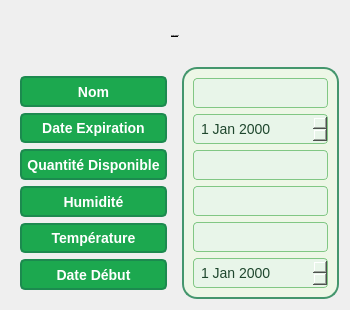
                 <widget class="QWidget" name="formajout">
                  <property name="styleSheet">
                   <string notr="true">border:none;
    background-image: url(&quot;:/images/bg.jpeg&quot;);
    background-repeat: no-repeat;
    background-position: center;
    background-size: cover; /* Optionnel */</string>
                  </property>
                  <layout class="QVBoxLayout" name="verticalLayout_9">
                   <item>
                    <widget class="QFrame" name="frame_6">
                     <property name="minimumSize">
                      <size>
                       <width>0</width>
                       <height>0</height>
                      </size>
                     </property>
                     <property name="maximumSize">
                      <size>
                       <width>400</width>
                       <height>16777215</height>
                      </size>
                     </property>
                     <property name="styleSheet">
                      <string notr="true">border:none;</string>
                     </property>
                     <property name="frameShape">
                      <enum>QFrame::Shape::StyledPanel</enum>
                     </property>
                     <property name="frameShadow">
                      <enum>QFrame::Shadow::Raised</enum>
                     </property>
                     <layout class="QVBoxLayout" name="verticalLayout_8">
                      <property name="leftMargin">
                       <number>0</number>
                      </property>
                      <property name="topMargin">
                       <number>0</number>
                      </property>
                      <property name="rightMargin">
                       <number>0</number>
                      </property>
                      <property name="bottomMargin">
                       <number>0</number>
                      </property>
                      <item>
                       <widget class="QPushButton" name="pushButton_6">
                        <property name="minimumSize">
                         <size>
                          <width>0</width>
                          <height>50</height>
                         </size>
                        </property>
                        <property name="maximumSize">
                         <size>
                          <width>16777215</width>
                          <height>16777215</height>
                         </size>
                        </property>
                        <property name="font">
                         <font>
                          <family>Roboto</family>
                          <pointsize>-1</pointsize>
                          <bold>true</bold>
                          <underline>true</underline>
                         </font>
                        </property>
                        <property name="cursor">
                         <cursorShape>PointingHandCursor</cursorShape>
                        </property>
                        <property name="layoutDirection">
                         <enum>Qt::LayoutDirection::LeftToRight</enum>
                        </property>
                        <property name="styleSheet">
                         <string notr="true">QPushButton {
    background-color: rgb(50, 120, 90); /* Couleur verte foncée */
    /*color: black;*/
   /* color: #1f472e;*/
color:black;
    font-family: &quot;Roboto&quot;, sans-serif;
     
    font-weight: bold; /* texte en gras */
    font-size: 20px;
    text-decoration: underline;  /* Texte souligné */
    line-height: 1.5;

    width: 200px;
    height: 40px;
    opacity: 0.65;
    text-align: center;
    
    border-style: solid;
    transition: background-color 0.3s ease, opacity 0.3s ease, transform 0.3s ease; /* Transition pour effet plus fluide */
}

QPushButton:hover {
    background-color: rgb(70, 140, 110); /* Couleur de fond légèrement plus claire au survol */
    opacity: 0.85; /* Augmentation de l'opacité */
    transform: scale(1.05); /* Agrandissement léger */
    box-shadow: 2px 2px 5px rgba(0, 0, 0, 0.3); /* Ombre pour donner de la profondeur */
}

                                                           

/*                                                  
QPushButton {
    background-color: rgb(50, 120, 90); 
    color: black;
    
    font-size: 20px;
    text-decoration: underline;   
    line-height: 1.5;

    width: 200px;
    height: 40px;
    opacity: 0.65;
    text-align: center;
    
    border-style: solid;
}
/*</string>
                        </property>
                        <property name="text">
                         <string>Ajouter un produit</string>
                        </property>
                       </widget>
                      </item>
                      <item>
                       <widget class="QFrame" name="frame_10">
                        <property name="frameShape">
                         <enum>QFrame::Shape::StyledPanel</enum>
                        </property>
                        <property name="frameShadow">
                         <enum>QFrame::Shadow::Raised</enum>
                        </property>
                        <layout class="QHBoxLayout" name="horizontalLayout_2">
                         <property name="leftMargin">
                          <number>0</number>
                         </property>
                         <property name="topMargin">
                          <number>0</number>
                         </property>
                         <property name="rightMargin">
                          <number>0</number>
                         </property>
                         <property name="bottomMargin">
                          <number>0</number>
                         </property>
                         <item>
                          <widget class="QFrame" name="frame_8">
                           <property name="styleSheet">
                            <string notr="true">QLabel {
    background-color: rgb(28, 168, 79); /* Couleur de fond */
    border: 2px solid #1C8A4F; /* Bordure assortie */
    border-radius: 5px; /* Coins arrondis */
    color: white; /* Texte en blanc */
    font-size: 14px; /* Taille de police */
    padding: 5px; /* Espacement interne */
    font-weight: bold; /* Texte en gras */
}

QLabel:hover {
    background-color: rgb(20, 140, 60); /* Couleur de fond change lorsque l'on survole le label */
}

QLabel:focus {
    border: 2px solid #0D6E3F; /* Bordure qui change en cas de focus (utile pour les QLabel avec interaction) */
}

</string>
                           </property>
                           <property name="frameShape">
                            <enum>QFrame::Shape::StyledPanel</enum>
                           </property>
                           <property name="frameShadow">
                            <enum>QFrame::Shadow::Raised</enum>
                           </property>
                           <layout class="QVBoxLayout" name="verticalLayout_6">
                            <item>
                             <widget class="QLabel" name="label_29">
                              <property name="styleSheet">
                               <string notr="true">QLabel {
    background-color: rgb(28, 168, 79); /* Couleur de fond */
    border: 2px solid #1C8A4F; /* Bordure assortie */
    border-radius: 5px; /* Coins arrondis */
    color: white; /* Texte en blanc */
    font-size: 14px; /* Taille de police */
    padding: 5px; /* Espacement interne */
    font-weight: bold; /* Texte en gras */
}

QLabel:hover {
    background-color: rgb(20, 140, 60); /* Couleur de fond change lorsque l'on survole le label */
}

QLabel:focus {
    border: 2px solid #0D6E3F; /* Bordure qui change en cas de focus (utile pour les QLabel avec interaction) */
}

</string>
                              </property>
                              <property name="text">
                               <string>Nom</string>
                              </property>
                              <property name="alignment">
                               <set>Qt::AlignmentFlag::AlignCenter</set>
                              </property>
                             </widget>
                            </item>
                            <item>
                             <widget class="QLabel" name="label_24">
                              <property name="styleSheet">
                               <string notr="true">QLabel {
    background-color: rgb(28, 168, 79); /* Couleur de fond */
    border: 2px solid #1C8A4F; /* Bordure assortie */
    border-radius: 5px; /* Coins arrondis */
    color: white; /* Texte en blanc */
    font-size: 14px; /* Taille de police */
    padding: 5px; /* Espacement interne */
    font-weight: bold; /* Texte en gras */
}

QLabel:hover {
    background-color: rgb(20, 140, 60); /* Couleur de fond change lorsque l'on survole le label */
}

QLabel:focus {
    border: 2px solid #0D6E3F; /* Bordure qui change en cas de focus (utile pour les QLabel avec interaction) */
}
Emna
</string>
                              </property>
                              <property name="text">
                               <string>Date Expiration</string>
                              </property>
                              <property name="alignment">
                               <set>Qt::AlignmentFlag::AlignCenter</set>
                              </property>
                             </widget>
                            </item>
                            <item>
                             <widget class="QLabel" name="label_28">
                              <property name="styleSheet">
                               <string notr="true">QLabel {
    background-color: rgb(28, 168, 79); /* Couleur de fond */
    border: 2px solid #1C8A4F; /* Bordure assortie */
    border-radius: 5px; /* Coins arrondis */
    color: white; /* Texte en blanc */
    font-size: 14px; /* Taille de police */
    padding: 5px; /* Espacement interne */
    font-weight: bold; /* Texte en gras */
}

QLabel:hover {
    background-color: rgb(20, 140, 60); /* Couleur de fond change lorsque l'on survole le label */
}

QLabel:focus {
    border: 2px solid #0D6E3F; /* Bordure qui change en cas de focus (utile pour les QLabel avec interaction) */
}
Emna
</string>
                              </property>
                              <property name="text">
                               <string>Quantité Disponible</string>
                              </property>
                              <property name="alignment">
                               <set>Qt::AlignmentFlag::AlignCenter</set>
                              </property>
                             </widget>
                            </item>
                            <item>
                             <widget class="QLabel" name="label_26">
                              <property name="text">
                               <string>Humidité</string>
                              </property>
                              <property name="alignment">
                               <set>Qt::AlignmentFlag::AlignCenter</set>
                              </property>
                             </widget>
                            </item>
                            <item>
                             <widget class="QLabel" name="label_27">
                              <property name="text">
                               <string>Température</string>
                              </property>
                              <property name="alignment">
                               <set>Qt::AlignmentFlag::AlignCenter</set>
                              </property>
                             </widget>
                            </item>
                            <item>
                             <widget class="QLabel" name="label_25">
                              <property name="text">
                               <string>Date Début</string>
                              </property>
                              <property name="alignment">
                               <set>Qt::AlignmentFlag::AlignCenter</set>
                              </property>
                             </widget>
                            </item>
                           </layout>
                          </widget>
                         </item>
                         <item>
                          <widget class="QFrame" name="frame_3">
                           <property name="styleSheet">
                            <string notr="true">background-color: #edf7e6;         /* Light green inside background */
border: 2px solid rgb(68, 150, 109); /* Green border */
border-radius: 15px;                /* Rounded corners with 15px radius */</string>
                           </property>
                           <property name="frameShape">
                            <enum>QFrame::Shape::StyledPanel</enum>
                           </property>
                           <property name="frameShadow">
                            <enum>QFrame::Shadow::Raised</enum>
                           </property>
                           <layout class="QVBoxLayout" name="verticalLayout_7">
                            <item>
                             <widget class="QLineEdit" name="inputnomproduit_2">
                              <property name="minimumSize">
                               <size>
                                <width>100</width>
                                <height>30</height>
                               </size>
                              </property>
                              <property name="maximumSize">
                               <size>
                                <width>16777215</width>
                                <height>16777215</height>
                               </size>
                              </property>
                              <property name="styleSheet">
                               <string notr="true">QLineEdit {
    background-color: #E8F5E9; /* Vert très clair */
    color: #1f472e;
    font-family: &quot;Roboto&quot;, sans-serif;
    font-size: 14px;
    padding: 5px;
    border: 1px solid #81C784;
    border-radius: 4px;
}
QLineEdit:focus {
    border: 1px solid #4CAF50; /* Bordure plus foncée lorsqu'on clique */
    background-color: #F1F8E9;
}</string>
                              </property>
                             </widget>
                            </item>
                            <item>
                             <widget class="QDateEdit" name="inputdateexpiration_2">
                              <property name="minimumSize">
                               <size>
                                <width>0</width>
                                <height>30</height>
                               </size>
                              </property>
                              <property name="styleSheet">
                               <string notr="true">QDateEdit {
    background-color: #E8F5E9; /* Vert très clair */
    color: #1f472e;
    font-family: &quot;Roboto&quot;, sans-serif;
    font-size: 14px;
    padding: 5px;
    border: 1px solid #81C784;
    border-radius: 4px;
}
QDateEdit:focus {
    border: 1px solid #4CAF50; /* Bordure plus foncée lorsqu'on clique */
    background-color: #F1F8E9;
}</string>
                              </property>
                             </widget>
                            </item>
                            <item>
                             <widget class="QLineEdit" name="inputquantitedisponible_2">
                              <property name="styleSheet">
                               <string notr="true">QLineEdit {
    background-color: #E8F5E9; /* Vert très clair */
    color: #1f472e;
    font-family: &quot;Roboto&quot;, sans-serif;
    font-size: 14px;
    padding: 5px;
    border: 1px solid #81C784;
    border-radius: 4px;
}
QLineEdit:focus {
    border: 1px solid #4CAF50; /* Bordure plus foncée lorsqu'on clique */
    background-color: #F1F8E9;
}</string>
                              </property>
                             </widget>
                            </item>
                            <item>
                             <widget class="QLineEdit" name="inputhumidite_2">
                              <property name="styleSheet">
                               <string notr="true">QLineEdit {
    background-color: #E8F5E9; /* Vert très clair */
    color: #1f472e;
    font-family: &quot;Roboto&quot;, sans-serif;
    font-size: 14px;
    padding: 5px;
    border: 1px solid #81C784;
    border-radius: 4px;
}
QLineEdit:focus {
    border: 1px solid #4CAF50; /* Bordure plus foncée lorsqu'on clique */
    background-color: #F1F8E9;
}</string>
                              </property>
                             </widget>
                            </item>
                            <item>
                             <widget class="QLineEdit" name="inputtemperature_2">
                              <property name="styleSheet">
                               <string notr="true">QLineEdit {
    background-color: #E8F5E9; /* Vert très clair */
    color: #1f472e;
    font-family: &quot;Roboto&quot;, sans-serif;
    font-size: 14px;
    padding: 5px;
    border: 1px solid #81C784;
    border-radius: 4px;
}
QLineEdit:focus {
    border: 1px solid #4CAF50; /* Bordure plus foncée lorsqu'on clique */
    background-color: #F1F8E9;
}</string>
                              </property>
                             </widget>
                            </item>
                            <item>
                             <widget class="QDateEdit" name="inputdatedebut_2">
                              <property name="styleSheet">
                               <string notr="true">QDateEdit {
    background-color: #E8F5E9; /* Vert très clair */
    color: #1f472e;
    font-family: &quot;Roboto&quot;, sans-serif;
    font-size: 14px;
    padding: 5px;
    border: 1px solid #81C784;
    border-radius: 4px;
}
QDateEdit:focus {
    border: 1px solid #4CAF50; /* Bordure plus foncée lorsqu'on clique */
    background-color: #F1F8E9;
}</string>
                              </property>
                             </widget>
                            </item>
                           </layout>
                          </widget>
                         </item>
                        </layout>
                       </widget>
                      </item>
                     </layout>
                    </widget>
                   </item>
                  </layout>
                 </widget>
